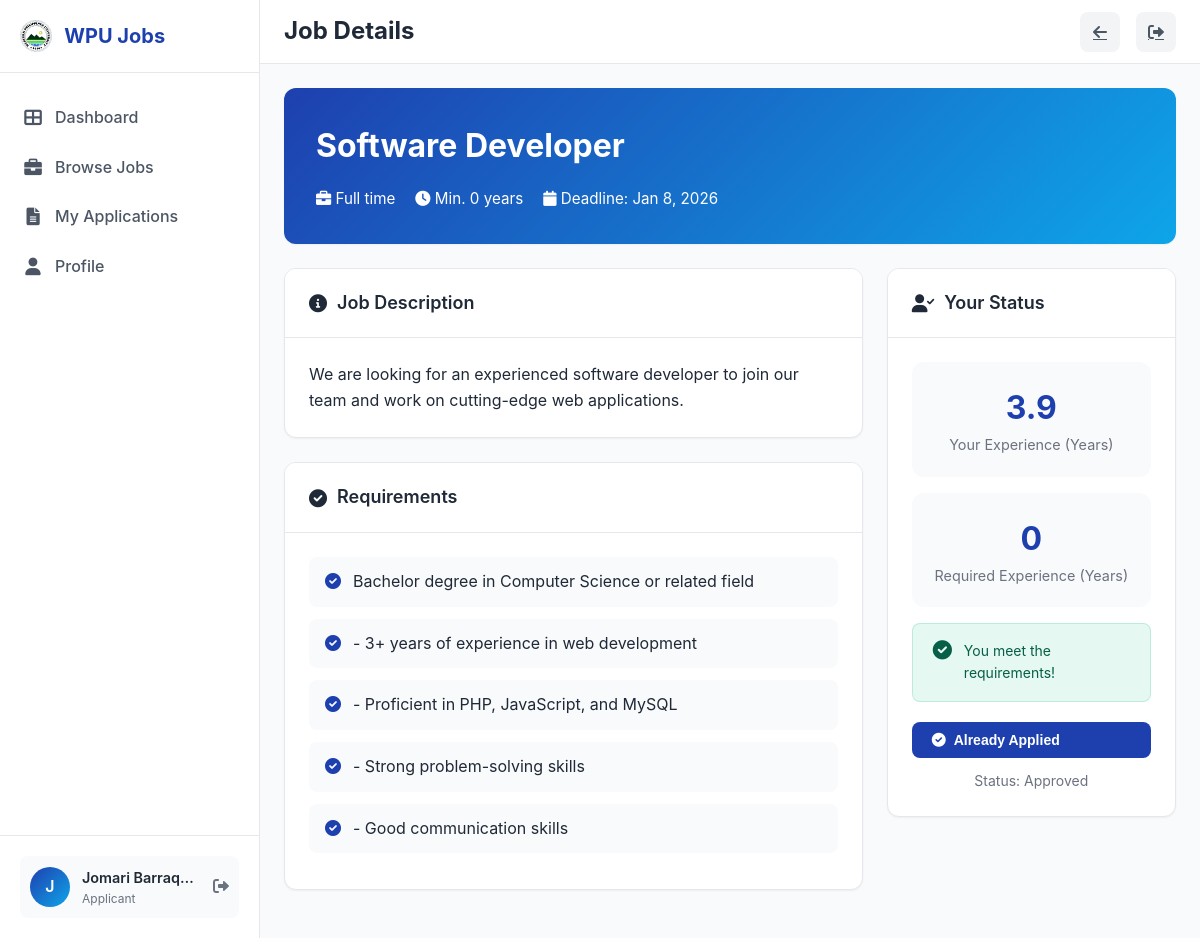
Page /applicant/pages/position-details.php?id=1 (signed in) on the committed database.
### tables this page shows
CREATE TABLE `users` (
  `id` int(11) NOT NULL,
  `username` varchar(50) NOT NULL,
  `email` varchar(100) NOT NULL,
  `password` varchar(255) DEFAULT NULL,
  `role` enum('admin','applicant') NOT NULL DEFAULT 'applicant',
  `full_name` varchar(100) NOT NULL,
  `phone` varchar(20) DEFAULT NULL,
  `address` text DEFAULT NULL,
  `age` int(11) DEFAULT NULL,
  `sex` enum('Male','Female','Other') DEFAULT NULL,
  `civil_status` enum('Married','Single','Separated','Widowed','Annuled','Solo Parent') DEFAULT NULL,
  `highest_educational_attainment` enum('Elementary Level','Elementary Graduate','Secondary/ High School Level','Secondary/ High School Graduate','College Level','College Graduate','Master''s Degree Holder','Doctoral Degree Holder') DEFAULT NULL,
  `bachelors_degree` text DEFAULT NULL,
  `masters_degree` text DEFAULT NULL,
  `doctorate_degree` text DEFAULT NULL,
  `application_type` set('PROMOTION','ENTRY LEVEL') DEFAULT NULL,
  `ipcr_rating` text DEFAULT NULL,
  `ipcr_file_path` varchar(255) DEFAULT NULL,
  `pe_rating` text DEFAULT NULL,
  `pe_file_path` varchar(255) DEFAULT NULL,
  `position_applied_for` enum('University Extension Specialist V SG 24','University Extension Specialist IV SG 22','University Extension Specialist III SG 20','University Extension Specialist II SG 18','University Extension Specialist I SG 16','University Extension Associate I SG 12','Administrative Assistant III SG 9','Administrative Aide VI (Clerk III) SG 6','Administrative Aide IV (Clerk II) SG 4') DEFAULT NULL,
  `training_programs` text DEFAULT NULL,
  `career_service_eligibilities` set('Professional Eligibility','Sub-Professional Eligibility','Career Service Executive Eligibility (CSE-E)','Bar/Board Eligibility (RA 1080)','Other') DEFAULT NULL,
  `career_service_eligibilities_other` text DEFAULT NULL,
  `special_needs` text DEFAULT NULL,
  `profile_picture` varchar(255) DEFAULT NULL,
  `google_id` varchar(255) DEFAULT NULL,
  `oauth_provider` enum('google','facebook','microsoft') DEFAULT NULL,
  `email_verified_at` datetime DEFAULT NULL,
  `email_verification_code` varchar(6) DEFAULT NULL,
  `email_verification_expires_at` datetime DEFAULT NULL,
  `email_verification_attempts` int(11) DEFAULT 0,
  `email_verification_last_sent_at` datetime DEFAULT NULL,
  `data_privacy_accepted_at` timestamp NULL DEFAULT NULL,
  `created_at` timestamp NOT NULL DEFAULT current_timestamp(),
  `updated_at` timestamp NOT NULL DEFAULT current_timestamp() ON UPDATE current_timestamp(),
  `is_active` tinyint(1) DEFAULT 1
);

CREATE TABLE `positions` (
  `id` int(11) NOT NULL,
  `title` varchar(100) NOT NULL,
  `description` text NOT NULL,
  `requirements` text NOT NULL,
  `min_experience_years` int(11) DEFAULT 0,
  `max_applications` int(11) DEFAULT NULL,
  `salary_range` varchar(50) DEFAULT NULL,
  `location` varchar(100) DEFAULT NULL,
  `employment_type` varchar(50) DEFAULT 'full-time',
  `deadline` date DEFAULT NULL,
  `is_active` tinyint(1) DEFAULT 1,
  `created_by` int(11) DEFAULT NULL,
  `created_at` timestamp NOT NULL DEFAULT current_timestamp(),
  `updated_at` timestamp NOT NULL DEFAULT current_timestamp() ON UPDATE current_timestamp()
);

CREATE TABLE `applications` (
  `id` int(11) NOT NULL,
  `user_id` int(11) NOT NULL,
  `position_id` int(11) NOT NULL,
  `cover_letter` text DEFAULT NULL,
  `resume_file` varchar(255) DEFAULT NULL,
  `status` enum('pending','approved','rejected') DEFAULT 'pending',
  `is_archived` tinyint(1) DEFAULT 0,
  `archived_at` timestamp NULL DEFAULT NULL,
  `admin_notes` text DEFAULT NULL,
  `total_experience_years` decimal(3,1) DEFAULT 0.0,
  `meets_requirements` tinyint(1) DEFAULT 0,
  `applied_at` timestamp NOT NULL DEFAULT current_timestamp(),
  `updated_at` timestamp NOT NULL DEFAULT current_timestamp() ON UPDATE current_timestamp(),
  `interview_date` date DEFAULT NULL,
  `interview_time` time DEFAULT NULL
);

### includes/models.php (called while the page is built, shortened)
<?php
require_once __DIR__ . '/../config/database.php';
class BaseModel {
    protected $db;
    protected $table;
    public function __construct() {
        try {
            $database = new Database();
            $this->db = $database->getConnection();
        } catch (\Exception $e) {
            error_log("BaseModel constructor error: " . $e->getMessage());
            throw $e;
        }
    }
    public function findById($id) {
        $stmt = $this->db->prepare("SELECT * FROM {$this->table} WHERE id = ?");
        $stmt->execute([$id]);
        return $stmt->fetch();
    }
}
class User extends BaseModel {
    public function getTotalExperience($userId) {
        $stmt = $this->db->prepare("
            SELECT SUM(years_duration) as total_years
            FROM user_experience
            WHERE user_id = ?
        ");
        $stmt->execute([$userId]);
        $result = $stmt->fetch();
        return $result['total_years'] ?? 0;
    }
}
class Application extends BaseModel {
    public function findByUserAndPosition($userId, $positionId) {
        $stmt = $this->db->prepare("SELECT * FROM applications WHERE user_id = ? AND position_id = ?");
        $stmt->execute([$userId, $positionId]);
        return $stmt->fetch();
    }
}
?>

### config/database.php (called while the page is built, shortened)
<?php
class Database {
    private $host = 'localhost';
    private $db_name = 'wpu_applicant_system';
    private $username = 'root';
    private $password = 'password';
    private $charset = 'utf8mb4';
    public $pdo;
    public function getConnection() {
        try {
            $dsn = "mysql:host=" . $this->host . ";dbname=" . $this->db_name . ";charset=" . $this->charset;
            $this->pdo = new PDO($dsn, $this->username, $this->password);
            $this->pdo->setAttribute(PDO::ATTR_ERRMODE, PDO::ERRMODE_EXCEPTION);
            $this->pdo->setAttribute(PDO::ATTR_DEFAULT_FETCH_MODE, PDO::FETCH_ASSOC);
        } catch(PDOException $e) {
            error_log("Database Connection Error: " . $e->getMessage());
            throw new Exception("Database connection failed: " . $e->getMessage());
        }
        return $this->pdo;
    }
}
?>

### applicant/pages/position-details.php (the view, shortened to what this page needs)
<?php
require_once '../../config/config.php';
require_once '../../includes/models.php';
$positionModel = new Position();
$applicationModel = new Application();
$userModel = new User();
$positionId = $_GET['id'] ?? 0;
$position = $positionModel->findById($positionId);
$userId = $_SESSION['user_id'];
$totalExperience = $userModel->getTotalExperience($userId);
$hasApplied = $applicationModel->findByUserAndPosition($userId, $positionId);
$meetsRequirements = $totalExperience >= $position['min_experience_years'];
?>
<!DOCTYPE html>
<html lang="en">
<head>
    <link href="https://cdnjs.cloudflare.com/ajax/libs/font-awesome/6.0.0/css/all.min.css" rel="stylesheet">
    <link href="../../assets/css/office-theme.css" rel="stylesheet">
</head>
<body>
    <aside class="sidebar">
        <div class="sidebar-header">
            <a href="dashboard.php" class="sidebar-brand">
                <img src="../../assets/logo.png" alt="WPU Logo" style="height: 32px; width: auto;">
                <span>WPU Jobs</span>
            </a>
        </div>
        <nav class="sidebar-nav">
            <a href="dashboard.php" class="sidebar-nav-item">
                <i class="fas fa-th-large"></i>
                <span>Dashboard</span>
            </a>
            <a href="positions.php" class="sidebar-nav-item active">
                <i class="fas fa-briefcase"></i>
                <span>Browse Jobs</span>
            </a>
            <a href="my-applications.php" class="sidebar-nav-item">
                <i class="fas fa-file-alt"></i>
                <span>My Applications</span>
            </a>
            <a href="profile.php" class="sidebar-nav-item">
                <i class="fas fa-user"></i>
                <span>Profile</span>
            </a>
        </nav>
        <div class="sidebar-footer">
            <div class="sidebar-user">
                <div class="sidebar-user-avatar">
                    <?php
                    $user = $userModel->findById($userId);
                    echo strtoupper(substr($user['full_name'], 0, 1));
                    ?>
                </div>
                <div class="sidebar-user-info">
                    <div class="sidebar-user-name"><?= htmlspecialchars($user['full_name']) ?></div>
                    <div class="sidebar-user-role">Applicant</div>
                </div>
                <a href="auth/logout.php" class="confirm-logout" style="color: var(--gray-500); text-decoration: none;">
                    <i class="fas fa-sign-out-alt"></i>
                </a>
            </div>
        </div>
    </aside>
    <div class="main-wrapper">
        <div class="topbar">
            <h1 class="topbar-title">Job Details</h1>
            <div class="topbar-actions">
                <a href="positions.php" class="topbar-btn">
                    <i class="fas fa-arrow-left"></i>
                </a>
                <a href="../../auth/logout.php" class="topbar-btn confirm-logout" title="Logout">
                    <i class="fas fa-sign-out-alt"></i>
                </a>
            </div>
        </div>
        <div class="content">
            <div class="card" style="background: linear-gradient(135deg, var(--primary-blue) 0%, var(--secondary-blue) 100%); border: none; color: white; margin-bottom: 24px;">
                <div class="card-body" style="padding: 32px;">
                    <h1 style="font-size: 2rem; font-weight: 700; margin-bottom: 16px;"><?= htmlspecialchars($position['title']) ?></h1>
                    <div style="display: flex; flex-wrap: wrap; gap: 20px; font-size: 0.95rem;">
                        <span><i class="fas fa-briefcase"></i> <?= ucfirst(str_replace('-', ' ', $position['employment_type'])) ?></span>
                        <span><i class="fas fa-clock"></i> Min. <?= $position['min_experience_years'] ?> years</span>
                        <?php if ($position['deadline']): ?>
                            <span><i class="fas fa-calendar"></i> Deadline: <?= date('M j, Y', strtotime($position['deadline'])) ?></span>
                        <?php endif; ?>
                    </div>
                </div>
            </div>
            <div style="display: grid; grid-template-columns: 2fr 1fr; gap: 24px;">
                <div>
                    <div class="card">
                        <div class="card-header">
                            <h3 class="card-title">
                                <i class="fas fa-info-circle"></i> Job Description
                            </h3>
                        </div>
                        <div class="card-body">
                            <?= nl2br(htmlspecialchars($position['description'])) ?>
                        </div>
                    </div>
                    <?php if ($position['requirements']): ?>
                        <div class="card">
                            <div class="card-header">
                                <h3 class="card-title">
                                    <i class="fas fa-check-circle"></i> Requirements
                                </h3>
                            </div>
                            <div class="card-body">
                                <?php
                                $requirements = explode("\n", $position['requirements']);
                                foreach ($requirements as $req):
                                    $req = trim($req);
                                    if (!empty($req)):
                                ?>
                                    <div style="padding: 12px 16px; background: var(--gray-50); border-radius: 8px; margin-bottom: 12px; display: flex; align-items: start; gap: 12px;">
                                        <i class="fas fa-check-circle" style="color: var(--primary-blue); margin-top: 4px;"></i>
                                        <span><?= htmlspecialchars($req) ?></span>
                                    </div>
                                <?php
                                    endif;
                                endforeach;
                                ?>
                            </div>
                        </div>
                    <?php endif; ?>
                </div>
                <div>
                    <div class="card">
                        <div class="card-header">
                            <h3 class="card-title">
                                <i class="fas fa-user-check"></i> Your Status
                            </h3>
                        </div>
                        <div class="card-body">
                            <div style="background: var(--gray-50); border-radius: 12px; padding: 20px; text-align: center; margin-bottom: 16px;">
                                <div style="font-size: 2rem; font-weight: 700; color: var(--primary-blue);"><?= number_format($totalExperience, 1) ?></div>
                                <div style="font-size: 0.9rem; color: var(--gray-500);">Your Experience (Years)</div>
                            </div>
                            <div style="background: var(--gray-50); border-radius: 12px; padding: 20px; text-align: center; margin-bottom: 16px;">
                                <div style="font-size: 2rem; font-weight: 700; color: var(--primary-blue);"><?= $position['min_experience_years'] ?></div>
                                <div style="font-size: 0.9rem; color: var(--gray-500);">Required Experience (Years)</div>
                            </div>
                            <div style="margin-bottom: 20px;">
                                <?php if ($meetsRequirements): ?>
                                    <div class="alert alert-success">
                                        <i class="fas fa-check-circle"></i>
                                        <div>You meet the requirements!</div>
                                    </div>
                                <?php endif; ?>
                            </div>
                            <?php if ($hasApplied): ?>
                                <button class="btn btn-primary w-100" disabled style="width: 100%;">
                                    <i class="fas fa-check-circle"></i> Already Applied
                                </button>
                                <p style="text-align: center; color: var(--gray-500); margin-top: 12px; font-size: 0.875rem;">
                                    Status: <?= ucfirst($hasApplied['status']) ?>
                                </p>
                            <?php elseif (!$meetsRequirements): ?>
                                <button class="btn btn-primary w-100" style="width: 100%; background: var(--gray-400); cursor: not-allowed;" disabled>
                                    <i class="fas fa-lock"></i> Insufficient Experience
                                </button>
                            <?php else: ?>
                                <a href="apply.php?position=<?= $position['id'] ?>" class="btn btn-success w-100" style="width: 100%;">
                                    <i class="fas fa-paper-plane"></i> Apply Now
                                </a>
                            <?php endif; ?>
                        </div>
                    </div>
                </div>
            </div>
        </div>
    </div>
</body>
</html>

### rows in the picture
users: full_name "J", full_name "Jomari Barraq…"
positions: title "Software Developer", employment_type "Full time", min_experience_years "0", deadline "Jan 8, 2026", description "We are looking for an experienced software developer to join our team and work on cutting-edge web applications.", requirements "Bachelor degree in Computer Science or related field", requirements "- 3+ years of experience in web development", requirements "- Proficient in PHP, JavaScript, and MySQL", requirements "- Strong problem-solving skills", requirements "- Good communication skills"
applications: status "Approved"

### other values in the picture
$totalExperience "3.9"
